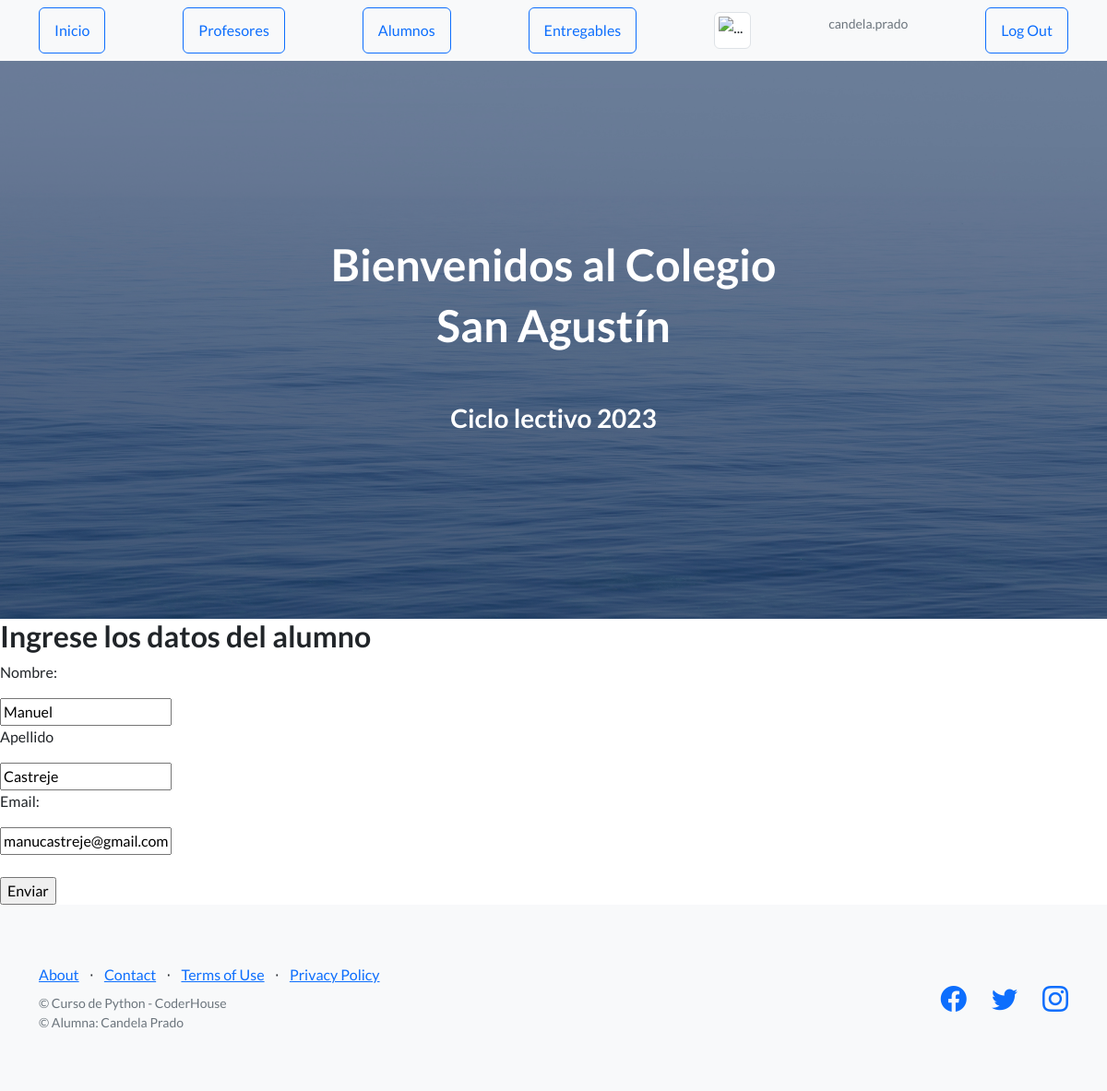
Page /editar_alumno/3 (signed in) on the committed database.
### AppColegio/models.py (models this page shows, shortened)
class Alumno(models.Model):
    nombre= models.CharField(max_length=30)
    apellido= models.CharField(max_length=30)
    email= models.EmailField()

### AppColegio/views.py (the view)
# urls.py: path("editar_alumno/<int:id>" , views.editar , name="editar_alumno"),
def editar(request , id):
    alumno = Alumno.objects.get(id=id)
    if request.method == "POST":
        mi_formulario = Alumno_Form( request.POST )
        if mi_formulario.is_valid():
            datos = mi_formulario.cleaned_data
            alumno.nombre = datos['nombre']
            alumno.apellido = datos['apellido']
            alumno.email = datos['email']
            alumno.save()
            alumno = Alumno.objects.all()
            return render(request , "alumnos.html" , {"alumnos": alumnos})
    else:
        mi_formulario = Alumno_Form(initial={'nombre':alumno.nombre , "apellido":alumno.apellido , "email":alumno.email})
    return render( request , "editar_alumno.html" , {"mi_formulario":mi_formulario, "alumno": alumno})

### AppColegio/forms.py
class Alumno_Form(forms.Form):
    nombre= forms.CharField(max_length=30)
    apellido= forms.CharField(max_length=30)
    email= forms.EmailField()

### AppColegio/templates/editar_alumno.html (shortened to what this page needs)
{% extends  "padre.html" %}
{% load static %}
{% block contenido %}
<h2>Ingrese los datos del alumno</h2>
    <form action="{% url 'editar_alumno' alumno.id %}" method="POST">
        <p>Nombre:</p>
        {{mi_formulario.nombre}}
        <p>Apellido</p>
        {{mi_formulario.apellido}}
        <p>Email:</p>
        {{mi_formulario.email}}
        <br>
        <br>
        <input type="submit" value="Enviar">
    </form>
{% endblock %}

### AppColegio/templates/padre.html (shortened to what this page needs)
<!DOCTYPE html>
<html lang="en">
    <head>
        {% load static %}
        <link href="https://cdn.jsdelivr.net/npm/bootstrap-icons@1.5.0/font/bootstrap-icons.css" rel="stylesheet" type="text/css" />
        <link href="{% static 'AppColegio/css/styles.css' %}" rel="stylesheet" />
    </head>
    <body>
        <nav class="navbar navbar-light bg-light static-top">
            <div class="container">
                <a href="{% url 'inicio' %}" class="btn btn-outline-primary">Inicio</a>
                <a href="{% url 'profesores' %}" class="btn btn-outline-primary">Profesores</a>
                <a href="{% url 'alumnos' %}" class="btn btn-outline-primary">Alumnos</a>
                <a href="{% url 'entregables' %}" class="btn btn-outline-primary">Entregables</a>
                {% if request.user.is_authenticated %}
                    <img src="{{ url }}" class="img-thumbnail" alt="..." width="40px" height="40px">
                    <p class="text-muted small">{{user.username}}</p>
                    <a href="{% url 'logout' %}" class="btn btn-outline-primary">Log Out</a>
                {% endif %}
            </div>
        </nav>
        <header class="masthead">
            <div class="container position-relative">
                <div class="row justify-content-center">
                    <div class="col-xl-6">
                        <div class="text-center text-white">
                            {% block seccion%}
                            <h1> Bienvenidos al Colegio</h1>
                            <h1> San Agustín</h1>
                            <br>
                            <br>
                            <h3> Ciclo lectivo 2023</h3>
                            {% endblock %}
                        </div>
                    </div>
                </div>
            </div>
        </header>
        {% block contenido %}
        {% endblock %}
        <footer class="footer bg-light">
            <div class="container">
                <div class="row">
                    <div class="col-lg-6 h-100 text-center text-lg-start my-auto">
                        <ul class="list-inline mb-2">
                            <li class="list-inline-item"><a href="#!">About</a></li>
                            <li class="list-inline-item">⋅</li>
                            <li class="list-inline-item"><a href="#!">Contact</a></li>
                            <li class="list-inline-item">⋅</li>
                            <li class="list-inline-item"><a href="#!">Terms of Use</a></li>
                            <li class="list-inline-item">⋅</li>
                            <li class="list-inline-item"><a href="#!">Privacy Policy</a></li>
                        </ul>
                        <p class="text-muted small mb-4 mb-lg-0">&copy; Curso de Python - CoderHouse</p>
                        <p class="text-muted small mb-4 mb-lg-0">&copy; Alumna: Candela Prado</p>
                    </div>
                    <div class="col-lg-6 h-100 text-center text-lg-end my-auto">
                        <ul class="list-inline mb-0">
                            <li class="list-inline-item me-4">
                                <a href="#!"><i class="bi-facebook fs-3"></i></a>
                            </li>
                            <li class="list-inline-item me-4">
                                <a href="#!"><i class="bi-twitter fs-3"></i></a>
                            </li>
                            <li class="list-inline-item">
                                <a href="#!"><i class="bi-instagram fs-3"></i></a>
                            </li>
                        </ul>
                    </div>
                </div>
            </div>
        </footer>
    </body>
</html>

### rows in the picture
Alumno: nombre "Manuel", apellido "Castreje", email "manucastreje@gmail.com"

### other values in the picture
{{ user.username }} "candela.prado"
